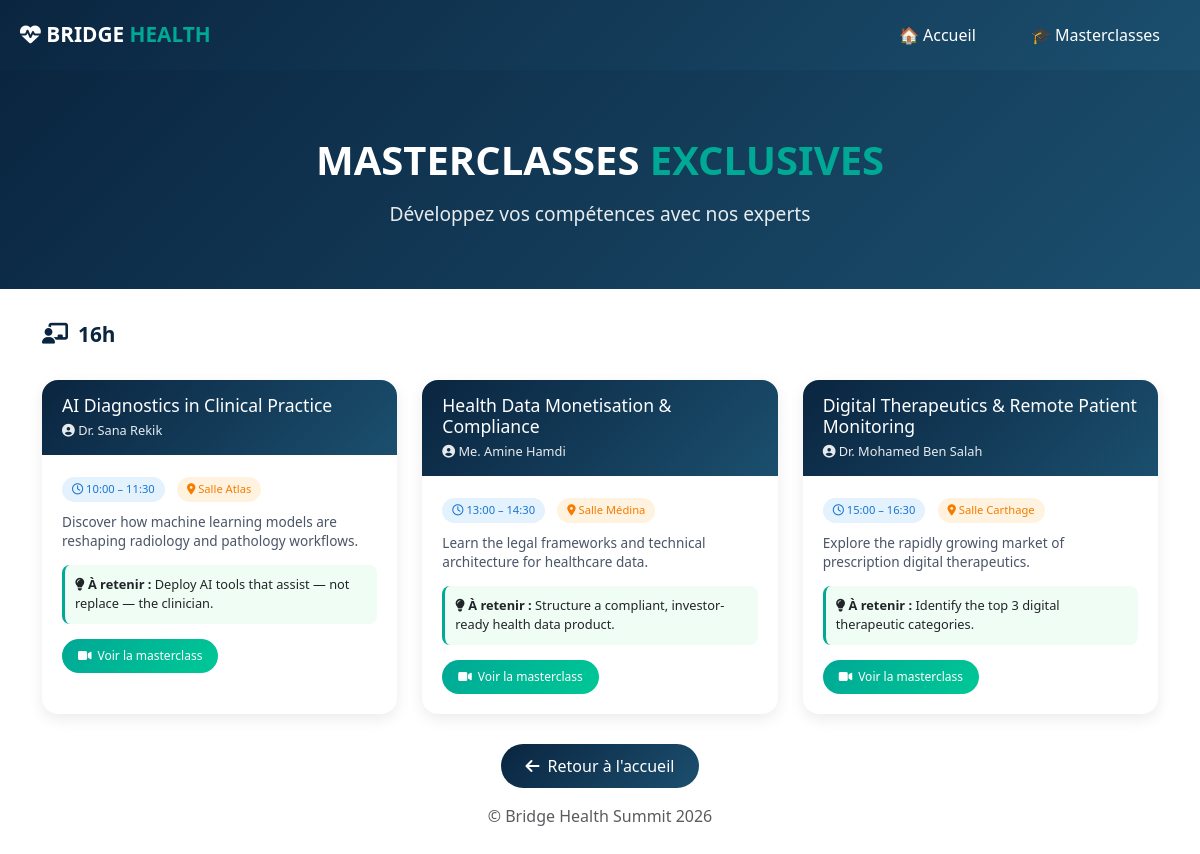
Before: /masterclasses with the older database file.
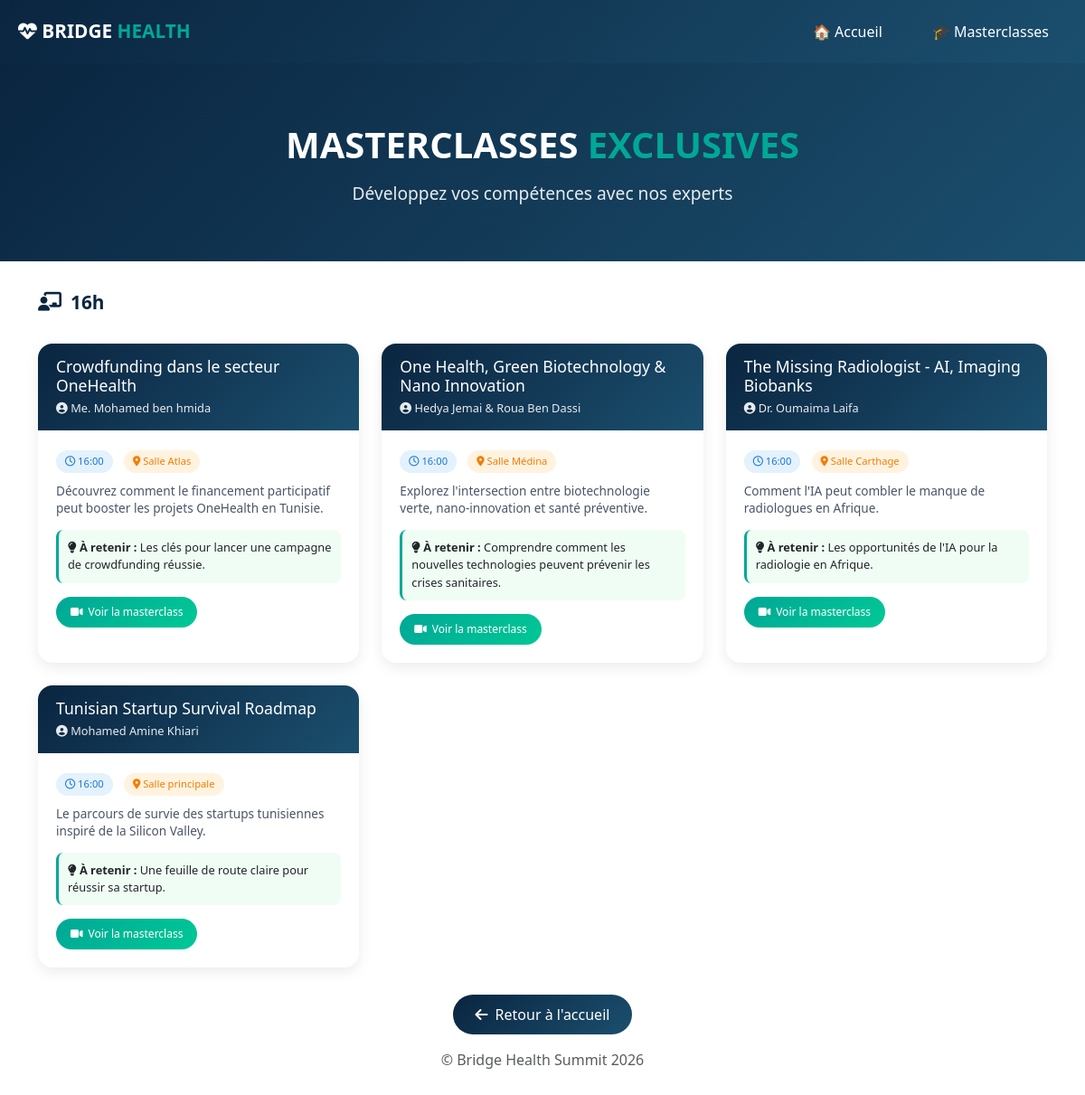
After: the same page with the newer database file.
### app.py (models this page shows)
class Masterclass(db.Model):
    id = db.Column(db.Integer, primary_key=True)
    title = db.Column(db.String(200), nullable=False)
    speaker = db.Column(db.String(120), nullable=False)
    time_slot = db.Column(db.String(60), nullable=False)
    room = db.Column(db.String(60), nullable=False)
    description = db.Column(db.Text, nullable=False)
    takeaway = db.Column(db.String(300), nullable=True)
    video_url = db.Column(db.String(300), nullable=True)

### app.py (the view)
@app.route("/masterclasses")
def masterclasses():
    sessions = Masterclass.query.all()
    return render_template("masterclasses.html", masterclasses=sessions)

### templates/masterclasses.html (shortened to what this page needs)
{% extends "base.html" %}
{% block content %}
<section class="hero">
    <div class="container">
        <div class="hero-content">
            <div class="hero-logo">MASTERCLASSES <span>EXCLUSIVES</span></div>
            <div class="hero-tagline">Développez vos compétences avec nos experts</div>
        </div>
    </div>
</section>
<div class="container">
    <div class="section-title">
        <i class="fas fa-chalkboard-user"></i>
        16h
    </div>
    <div class="masterclass-grid">
        {% for m in masterclasses %}
        <div class="masterclass-card">
            <div class="card-header">
                <h3>{{ m.title }}</h3>
                <div class="speaker"><i class="fas fa-user-circle"></i> {{ m.speaker }}</div>
            </div>
            <div class="card-body">
                <div class="info-badges">
                    <span class="info-badge time"><i class="far fa-clock"></i> {{ m.time_slot }}</span>
                    <span class="info-badge room"><i class="fas fa-map-marker-alt"></i> {{ m.room }}</span>
                </div>
                <p class="description">{{ m.description }}</p>
                <div class="takeaway">
                    <strong><i class="fas fa-lightbulb"></i> À retenir :</strong> {{ m.takeaway }}
                </div>
                <a href="{{ m.video_url }}" target="_blank" class="btn-video"><i class="fas fa-video"></i> Voir la masterclass</a>
            </div>
        </div>
        {% endfor %}
    </div>
    <div class="footer">
        <a href="/" class="btn-back"><i class="fas fa-arrow-left"></i> Retour à l'accueil</a>
        <p class="text-muted mt-3">© Bridge Health Summit 2026</p>
    </div>
</div>
{% endblock %}

### templates/base.html (shortened to what this page needs)
<!DOCTYPE html>
<html lang="fr">
<head>
    <link href="https://cdn.jsdelivr.net/npm/bootstrap@5.3.0/dist/css/bootstrap.min.css" rel="stylesheet">
    <link rel="stylesheet" href="https://cdnjs.cloudflare.com/ajax/libs/font-awesome/6.4.0/css/all.min.css">
</head>
<body>
<div style="background: var(--gradient-primary); padding: 15px 0;">
    <div style="max-width: 1200px; margin: 0 auto; display: flex; justify-content: space-between; align-items: center; padding: 0 20px; flex-wrap: wrap; gap: 15px;">
        <a href="/" style="color: white; font-size: 1.3rem; font-weight: 700; text-decoration: none;">
            <i class="fas fa-heartbeat"></i> BRIDGE <span style="color: var(--secondary);">HEALTH</span>
        </a>
        <div style="display: flex; gap: 15px; align-items: center; flex-wrap: wrap;">
            <a href="/" style="color: white; text-decoration: none; padding: 8px 20px; border-radius: 40px;">🏠 Accueil</a>
            <a href="/masterclasses" style="color: white; text-decoration: none; padding: 8px 20px; border-radius: 40px;">🎓 Masterclasses</a>
        </div>
    </div>
</div>
<main>
    {% block content %}{% endblock %}
</main>
</body>
</html>

### templates/base.html (style rules this page uses)
:root { --primary: #0A2540; --secondary: #00A896; --gradient-primary: linear-gradient(135deg, #0A2540 0%, #1B4F6E 100%); --gradient-secondary: linear-gradient(135deg, #00A896 0%, #00C896 100%); }
.hero { background: var(--gradient-primary); padding: 60px 0; text-align: center; color: white; }
.hero-logo { font-size: 2.5rem; font-weight: 800; }
.hero-logo span { color: var(--secondary); }
.hero-tagline { font-size: 1.2rem; margin-top: 10px; opacity: 0.9; }
.section-title { font-size: 1.3rem; font-weight: 700; margin: 30px 0 20px; color: var(--primary); display: flex; align-items: center; gap: 10px; }
.btn-back { background: var(--gradient-primary); color: white; padding: 10px 25px; border-radius: 30px; text-decoration: none; display: inline-flex; align-items: center; gap: 8px; transition: all 0.3s; }
.footer { text-align: center; margin: 30px 0; }

### templates/masterclasses.html (style rules this page uses)
.masterclass-grid { display: grid; grid-template-columns: repeat(auto-fill, minmax(350px, 1fr)); gap: 25px; margin: 30px 0; }
.masterclass-card { background: white; border-radius: 16px; overflow: hidden; box-shadow: 0 5px 15px rgba(0,0,0,0.08); transition: transform 0.2s; }
.card-header { background: var(--gradient-primary); padding: 15px 20px; color: white; }
.card-header h3 { font-size: 1.1rem; margin-bottom: 5px; }
.speaker { font-size: 0.8rem; opacity: 0.9; }
.card-body { padding: 20px; }
.info-badges { margin-bottom: 10px; }
.info-badge { display: inline-block; padding: 4px 10px; border-radius: 20px; font-size: 0.7rem; margin-right: 8px; }
.info-badge.time { background: #e3f2fd; color: #1976d2; }
.info-badge.room { background: #fff3e0; color: #f57c00; }
.description { font-size: 0.85rem; color: #4a5568; margin: 10px 0; line-height: 1.4; }
.takeaway { background: #f0fdf4; border-left: 3px solid var(--secondary); padding: 10px; border-radius: 8px; margin: 15px 0; font-size: 0.8rem; }
.btn-video { background: var(--gradient-secondary); color: white; border: none; border-radius: 30px; padding: 8px 16px; font-size: 0.75rem; text-decoration: none; display: inline-flex; align-items: center; gap: 6px; }

Changed rows visible on the page:
changed Masterclass "Salle Atlas": title "AI Diagnostics in Clinical Practice" → "Crowdfunding dans le secteur OneHealth"; speaker "Dr. Sana Rekik" → "Me. Mohamed ben hmida"; time_slot "10:00 – 11:30" → "16:00"; description "Discover how machine learning models are reshaping radiology and pathology workflows." → "Découvrez comment le financement participatif peut booster les projets OneHealth en Tunisie."; takeaway "Deploy AI tools that assist — not replace — the clinician." → "Les clés pour lancer une campagne de crowdfunding réussie."
changed Masterclass "Salle Médina": title "Health Data Monetisation & Compliance" → "One Health, Green Biotechnology & Nano Innovation"; speaker "Me. Amine Hamdi" → "Hedya Jemai & Roua Ben Dassi"; time_slot "13:00 – 14:30" → "16:00"; description "Learn the legal frameworks and technical architecture for healthcare data." → "Explorez l'intersection entre biotechnologie verte, nano-innovation et santé préventive."; takeaway "Structure a compliant, investor-ready health data product." → "Comprendre comment les nouvelles technologies peuvent prévenir les crises sanitaires."
changed Masterclass "Salle Carthage": title "Digital Therapeutics & Remote Patient Monitoring" → "The Missing Radiologist - AI, Imaging Biobanks"; speaker "Dr. Mohamed Ben Salah" → "Dr. Oumaima Laifa"; time_slot "15:00 – 16:30" → "16:00"; description "Explore the rapidly growing market of prescription digital therapeutics." → "Comment l'IA peut combler le manque de radiologues en Afrique."; takeaway "Identify the top 3 digital therapeutic categories." → "Les opportunités de l'IA pour la radiologie en Afrique."
added Masterclass: title "Tunisian Startup Survival Roadmap", speaker "Mohamed Amine Khiari", time_slot "16:00", room "Salle principale", description "Le parcours de survie des startups tunisiennes inspiré de la Silicon Valley.", takeaway "Une feuille de route claire pour réussir sa startup."
